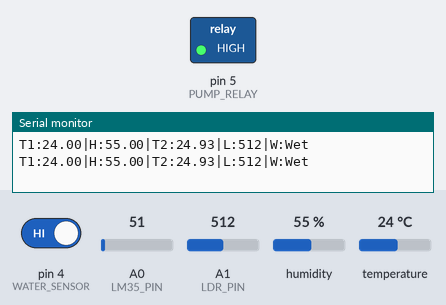
A sketch run on a simulated Arduino Uno, built with avr-gcc and run on an emulated ATmega328P. Parts: switched loads named in the sketch (green lamp = pin HIGH), the last lines printed to the serial monitor. Inputs (shaded band) come from the test bench; at power-on: pin 4 (WATER_SENSOR) HIGH, A0 (LM35_PIN) = 51, A1 (LDR_PIN) = 512, humidity 55 %, temperature 24 °C.

Above: at 2.8 s.
2.9 s: pin 4 (WATER_SENSOR) driven LOW
At 4.5 s:
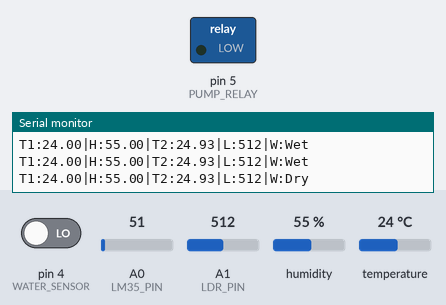
5.6 s: pin 4 (WATER_SENSOR) driven HIGH
At 6.9 s:
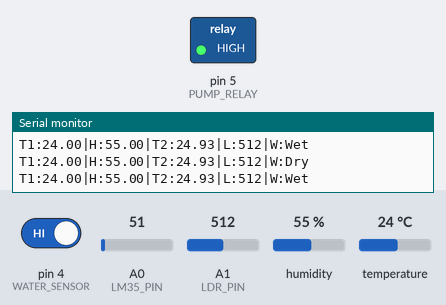
Timing chart, 0 to 8.6 s (numbered marks = the images above; inputs shaded):
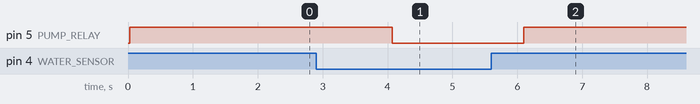

Measured:
- after the input at 2.9 s, pin 5 (PUMP_RELAY): HIGH → LOW after 1.2 s
- after the input at 5.6 s, pin 5 (PUMP_RELAY): LOW → HIGH after 0.50 s

The sketch:

UART_ArduinoToEsp_UART.ino
```cpp
#include <DHT.h>

// === Pin Definitions ===
#define DHT_PIN       3
#define DHT_TYPE      DHT11
#define LM35_PIN      A0
#define LDR_PIN       A1
#define WATER_SENSOR  4
#define PUMP_RELAY    5

// === Sensor Objects ===
DHT dht(DHT_PIN, DHT_TYPE);

void setup() {
  Serial.begin(9600);
  dht.begin();
  pinMode(WATER_SENSOR, INPUT);
  pinMode(PUMP_RELAY, OUTPUT);
  digitalWrite(PUMP_RELAY, LOW); // Start off
}

void loop() {
  // Read DHT11
  float tempDHT = dht.readTemperature();
  float humDHT = dht.readHumidity();

  // Read LM35
  int lm35Raw = analogRead(LM35_PIN);
  float lm35Temp = (lm35Raw * 5.0 / 1023.0) * 100;

  // Read LDR
  int lightVal = analogRead(LDR_PIN);

  // Water detection (HIGH = dry, LOW = wet)
  int waterState = digitalRead(WATER_SENSOR);
  String waterStatus = (waterState == LOW) ? "Dry" : "Wet";

  // Control relay (pump)
  digitalWrite(PUMP_RELAY, waterState); // Turn on pump if dry

  // Send formatted data over Serial
  Serial.print("T1:");
  Serial.print(tempDHT);
  Serial.print("|H:");
  Serial.print(humDHT);
  Serial.print("|T2:");
  Serial.print(lm35Temp);
  Serial.print("|L:");
  Serial.print(lightVal);
  Serial.print("|W:");
  Serial.println(waterStatus);

  delay(2000);
}
```
